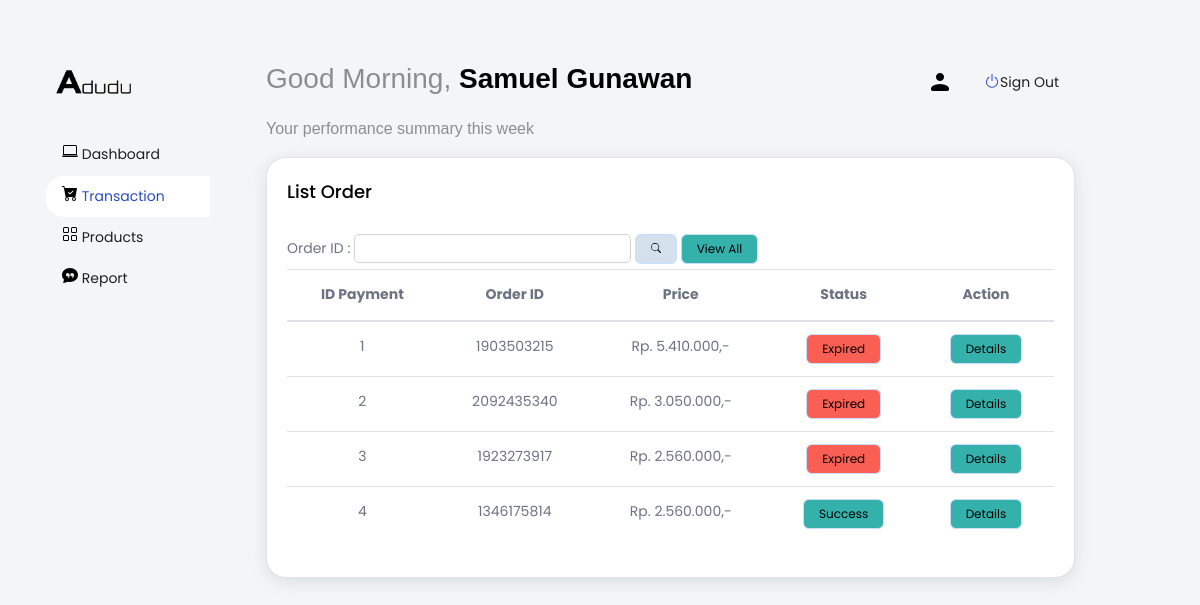
The app's page /admin/orders.php (signed in), older data.
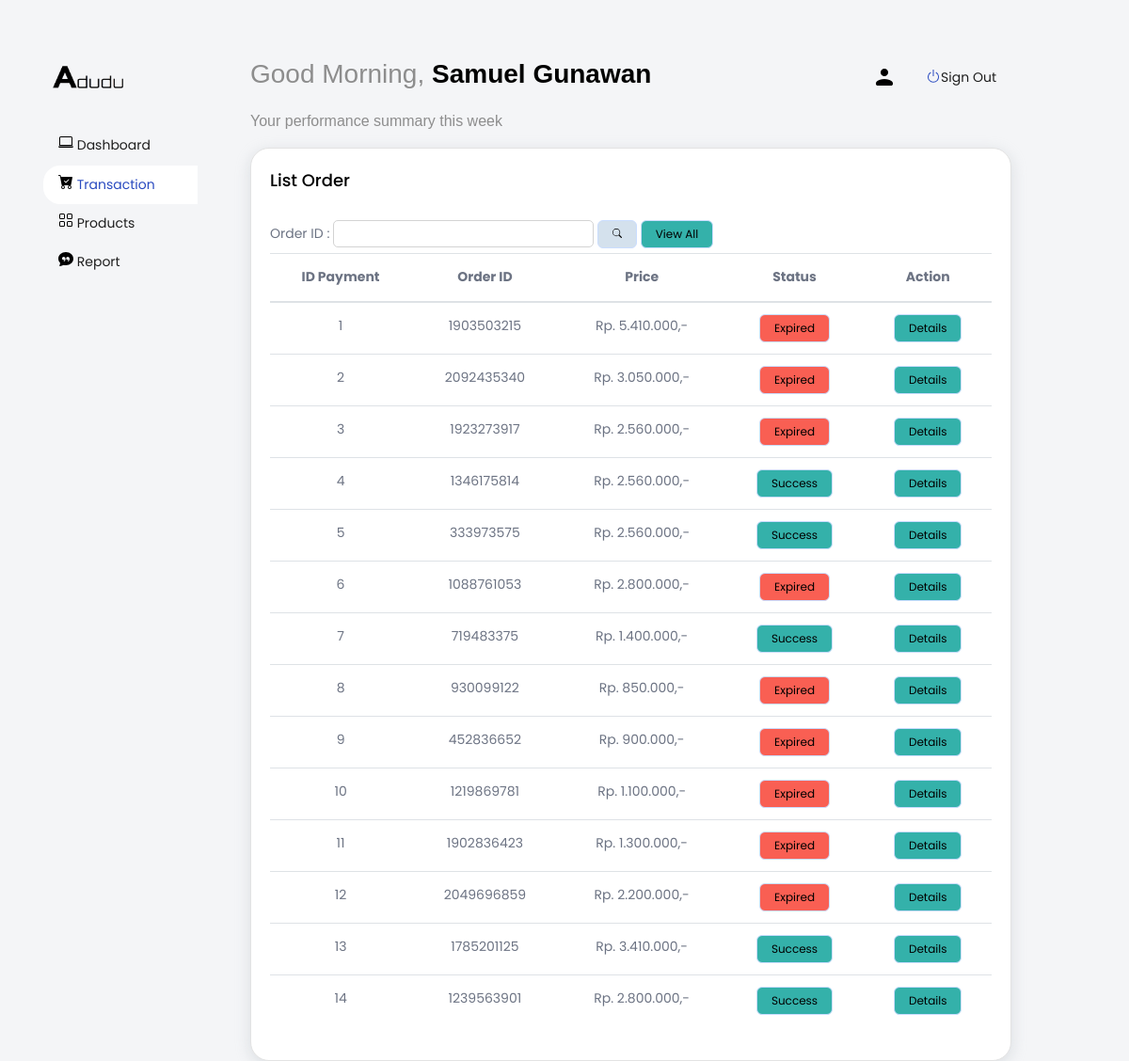
The same page, newer data.
### tables this page shows
CREATE TABLE `users` (
  `id_user` int(16) NOT NULL,
  `username` varchar(100) NOT NULL,
  `email` varchar(100) NOT NULL,
  `nama` varchar(100) NOT NULL,
  `tanggal_lahir` date NOT NULL,
  `password` varchar(100) NOT NULL,
  `roles` varchar(100) NOT NULL,
  `first_name` varchar(255) NOT NULL,
  `last_name` varchar(255) NOT NULL
);

CREATE TABLE `payment` (
  `id` int(11) NOT NULL,
  `status_code` varchar(3) NOT NULL,
  `status_message` varchar(50) NOT NULL,
  `transaction_id` varchar(100) NOT NULL,
  `order_id` varchar(10) NOT NULL,
  `gross_amount` decimal(20,2) NOT NULL,
  `payment_type` varchar(40) NOT NULL,
  `transaction_time` datetime NOT NULL,
  `transaction_status` varchar(40) NOT NULL,
  `bank` varchar(40) NOT NULL,
  `va_number` varchar(40) NOT NULL,
  `fraud_status` varchar(40) NOT NULL,
  `pdf_url` varchar(200) NOT NULL,
  `finish_redirect_url` varchar(200) NOT NULL,
  `bill_key` varchar(20) NOT NULL,
  `biller_code` varchar(5) NOT NULL
);

### admin/orders.php (the view, shortened to what this page needs)
<?php
require_once("../controller/connection.php");
if (!isset($_SESSION['active'])) {
    header('Location: ../index.php');
} else {
    $id_user = $_SESSION['active'];
    $stmt = $conn->prepare("SELECT * FROM users WHERE id_user=$id_user");
    $stmt->execute();
    $admin = $stmt->get_result()->fetch_assoc();
}
$stmt = $conn->prepare("SELECT * FROM payment");
$stmt->execute();
$payment = $stmt->get_result()->fetch_all(MYSQLI_ASSOC);
?>
<!DOCTYPE html>
<html lang="en">
<head>
    <link rel="stylesheet" href="../css/bootstrap.min.css">
    <link rel="stylesheet" href="../css/style.css">
    <link rel="stylesheet" href="style.css">
    <link rel="stylesheet" href="../css/responsive.css">
    <link rel="stylesheet" href="../css/jquery.mCustomScrollbar.min.css">
    <link rel="stylesheet" href="../css/owl.carousel.min.css">
    <link rel="stylesheet" href="https://netdna.bootstrapcdn.com/font-awesome/4.0.3/css/font-awesome.css">
    <link rel="stylesheet" href="https://cdnjs.cloudflare.com/ajax/libs/fancybox/2.1.5/jquery.fancybox.min.css" media="screen">
</head>
<body class="main-layout" style="background-color: #f4f5f7;">
    <div class="row">
        <div class="col-lg-2">
            <div class="header_section" style="min-height: 100vh; background-color: transparent;">
                <div class="container">
                    <div class="d-flex flex-column flex-shrink-0 p-3 bg-light">
                        <a href="./index.php" class="d-flex align-items-center mb-3 mb-md-0 me-md-auto link-dark text-decoration-none">
                            <span class="fs-4"><img src="../images/logo.png" alt="" style="width: 8vw;"></span>
                        </a>
                        <ul class="nav nav-pills flex-column mb-auto" style="width: 200px;">
                            <li>
                                <a href="./index.php" class="nav-link link-dark">
                                    <svg class="bi me-2" width="16" height="16">
                                        <use xlink:href="#dashboard_svg" />
                                    </svg>
                                    Dashboard
                                </a>
                            </li>
                            <li>
                                <a href="./orders.php" class="nav-link link-dark active">
                                    <svg class="bi me-2" width="16" height="16">
                                        <use xlink:href="#cart" />
                                    </svg>
                                    Transaction
                                </a>
                            </li>
                            <li>
                                <a href="./product.php" class="nav-link link-dark">
                                    <svg class="bi me-2" width="16" height="16">
                                        <use xlink:href="#grid" />
                                    </svg>
                                    Products
                                </a>
                            </li>
                            <li>
                                <a href="./report.php" class="nav-link link-dark">
                                    <svg class="bi me-2" width="16" height="16">
                                        <use xlink:href="#chat-quote-fill" />
                                    </svg>
                                    Report
                                </a>
                            </li>
                        </ul>
                    </div>
                </div>
            </div>
        </div>
        <div class="col-lg-10">
            <div class="navbar-menu-wrapper d-flex align-items-top justify-content-between">
                <div class="navbar-nav">
                    <div class="nav-item font-weight-semibold d-none d-lg-block ms-0">
                        <h1 class="welcome-text">Good Morning, <span class="text-black fw-bold"><?= $admin['nama'] ?></span></h1>
                        <h3 class="welcome-sub-text">Your performance summary this week </h3>
                    </div>
                </div>
                <div class="ms-auto d-flex align-items-center">
                    <div class="nav-item dropdown d-none d-lg-block user-dropdown">
                        <a class="nav-link" id="UserDropdown" href="#" data-bs-toggle="dropdown" aria-expanded="false">
                            <img class="img-xs rounded-circle" src="../images/user_24px_black.png" alt="Profile image">
                        </a>
                    </div>
                    <div class="nav-item dropdown d-none d-lg-block user-dropdown">
                        <a class="nav-link" id="UserDropdown" href="../logout.php" style="display: flex; align-items: center; flex-direction: row;">
                            <svg xmlns="http://www.w3.org/2000/svg" width="16" height="16" fill="currentColor" class="bi bi-power" viewBox="0 0 16 16" style="color: #2a4bc0;">
                                <path d="M7.5 1v7h1V1h-1z" />
                                <path d="M3 8.812a4.999 4.999 0 0 1 2.578-4.375l-.485-.874A6 6 0 1 0 11 3.616l-.501.865A5 5 0 1 1 3 8.812z" />
                            </svg>
                            <span style="margin-top: 0.5vh;">
                                Sign Out
                            </span>
                        </a>
                    </div>
                </div>
            </div>
            <div class="navbar-menu-wrapper">
                <div class="card">
                    <div class="card-body">
                        <h4 class="card-title">List Order</h4>
                        <div class="dashboard_btn">
                            <label for="searchID">Order ID : </label>
                            <input type="text" name="searchID" id="searchID" style="border: 1px solid lightgray; border-radius: 5px;">
                            <button class='btn btn-secondary' onclick="searchBtn()" style='margin:0; background-color: #d4e1ed;'>
                                <svg class="bi me-2" width="10" height="10">
                                    <use xlink:href="#search" />
                                </svg>
                            </button>
                            <button class='btn btn-success' onclick="viewAll()" style='margin:0; background-color: #34B1AA;'>View All</button>
                        </div>
                        <div class="table-responsive" id="tableUpdate">
                            <table class="table table-hover" style="text-align: center;">
                                <thead>
                                    <tr>
                                        <th>ID Payment</th>
                                        <th>Order ID</th>
                                        <th>Price</th>
                                        <th>Status</th>
                                        <th>Action</th>
                                    </tr>
                                </thead>
                                <tbody class="dashboard_btn">
                                    <?php foreach ($payment as $key => $value) { ?>
                                        <tr>
                                            <td><?= ($key+1) ?></td>
                                            <td><?= $value['order_id'] ?></td>
                                            <td><?= "Rp. " . number_format($value['gross_amount'], 0, ',', '.') . ",-" ?></td>
                                            <td>
                                                <?php
                                                    if ($value['transaction_status'] == "settlement"){
                                                        echo "<button class='btn btn-success' style='cursor: default; margin:0; background-color: #34B1AA;'>Success</button>";
                                                    }
                                                    else if ($value['transaction_status'] == "pending"){
                                                        echo "<button class='btn btn-secondary' style='cursor: default; margin:0; background-color: #d4e1ed;'>Pending</button>";
                                                    }
                                                    else{
                                                        echo "<button class='btn btn-danger' style='cursor: default; margin:0; background-color: #F95F53;'>Expired</button>";
                                                    }
                                                ?>
                                            </td>
                                            <td>
                                                <button class='btn btn-success' id="<?= $value['id'] ?>" onclick="showDetail(this)" style='margin:0; background-color: #34B1AA;'>Details</button>
                                            </td>
                                        </tr>
                                    <?php } ?>
                                </tbody>
                            </table>
                        </div>
                    </div>
                </div>
            </div>
        </div>
    </div>
</body>
</html>

### css/style.css (style rules this page uses)
* { -webkit-transition: ease all 0.5s; -moz-transition: ease all 0.5s; transition: ease all 0.5s; }
*, *::after, *::before { -webkit-box-sizing: border-box !important; -moz-box-sizing: border-box !important; box-sizing: border-box !important; }
html, body { height: 100%; min-height: 100%; overflow-x: hidden; }
html { scroll-behavior: smooth; }
body { color: #666; font-family: Poppins; font-size: 14px; font-weight: normal; line-height: 1.8; }
a { color: #1f1f1f; outline: none !important; text-decoration: none !important; }
a, .btn { -webkit-transition: all 0.3s ease-in-out 0s; -moz-transition: all 0.3s ease-in-out 0s; -ms-transition: all 0.3s ease-in-out 0s; -o-transition: all 0.3s ease-in-out 0s; transition: all 0.3s ease-in-out 0s; }
h1, h2, h3, h4, h5, h6 { color: #111; font-weight: normal; letter-spacing: 0; line-height: normal; margin: 0; padding-bottom: 10px; position: relative; }
h1 { font-size: 24px; }
h3 { font-size: 18px; }
h4 { font-size: 16px; }
ul, li, ol { list-style: none; margin: 0px; padding: 0px; }
button { cursor: pointer; border: 0; margin: 0; padding: 0; }
.flex-column { flex-flow: column; }
.bg-light { background-color: transparent !important; }
.header_section { background-color: #ecedef; background-repeat: no-repeat; background-size: 100%; padding: 15px 0px; width: 100%; height: auto; }
.carousel-inner, .carousel, .carousel-item, .container, .fill { width: 100%; height: 100%; background-position: center center; background-size: cover; }

### admin/style.css (style rules this page uses)
.nav-pills .nav-link.active { background-color: #ffffff; border-radius: 1.5vw; color: #2a4bc0; }
.welcome-text { font-family: "Manrope", sans-serif; font-style: normal; font-weight: normal; font-size: 28px; line-height: 38px; color: #8D8D8D; margin-bottom: 10px; }
.text-black { color: #000000 }
.fw-bold { font-weight: 700 !important; }
.welcome-sub-text { font-family: "Manrope", sans-serif; font-style: normal; font-weight: normal; font-size: 16px; line-height: 22px; color: #8D8D8D; margin-bottom: 0; }
.navbar-menu-wrapper { background: #F4F5F7; transition: width 0.25s ease; color: #6C7383; padding-left: 3.5rem; padding-top: 30px; padding-bottom: 25px; width: calc(100% - 5rem); height: 97px; }
.card { box-shadow: 0 0 0 0 rgb(90 113 208 / 11%), 0 4px 16px 0 rgb(167 175 183 / 33%); transition: background 0.25s ease; position: relative; display: flex; flex-direction: column; min-width: 0; word-wrap: break-word; background-color: #fff; background-clip: border-box; border: 1px solid #e3e3e3; border-radius: 20px; }
.dashboard_btn button { padding: 8px 15px; border: 1px solid #CADDFF; box-sizing: border-box; border-radius: 6px; color: #000000; font-weight: 400; font-size: 12px; line-height: 12px; margin-bottom: 12px; margin-right: 12px; align-items: center; }
.card-title { color: #010101; margin-bottom: 1.2rem; text-transform: capitalize; font-size: 1.125rem; font-weight: 500; }
.row { flex-shrink: 0; width: 100%; max-width: 100%; padding-right: 15px; padding-left: 15px; margin-top: 30px; }

### css/responsive.css (style rules this page uses)
@media (min-width: 576px) { .navbar-nav { flex-wrap: wrap; padding-top: 20px; } }
@media (min-width: 992px) { img { max-width: 90%; } }
@media (min-width: 992px) { .btn { font-size: 0.9rem; } }
@media (min-width: 992px) { .navbar-nav { padding-top: 0; } }
@media (min-width: 1200px) { img { max-width: 100%; height: auto; } }
@media (min-width: 1200px) { .btn { font-size: 1rem; } }

Row changes from the older to the newer data that the page shows:
added payment: order "333973575", gross_amount "2.560.000", transaction_status "Success"
added payment: order "1088761053", gross_amount "2.800.000", transaction_status "Expired"
added payment: order "719483375", gross_amount "1.400.000", transaction_status "Success"
added payment: order "930099122", gross_amount "850.000", transaction_status "Expired"
added payment: order "452836652", gross_amount "900.000", transaction_status "Expired"
added payment: order "1219869781", gross_amount "1.100.000", transaction_status "Expired"
added payment: order "1902836423", gross_amount "1.300.000", transaction_status "Expired"
added payment: order "2049696859", gross_amount "2.200.000", transaction_status "Expired"
added payment: order "1785201125", gross_amount "3.410.000", transaction_status "Success"
added payment: order "1239563901", gross_amount "2.800.000", transaction_status "Success"
